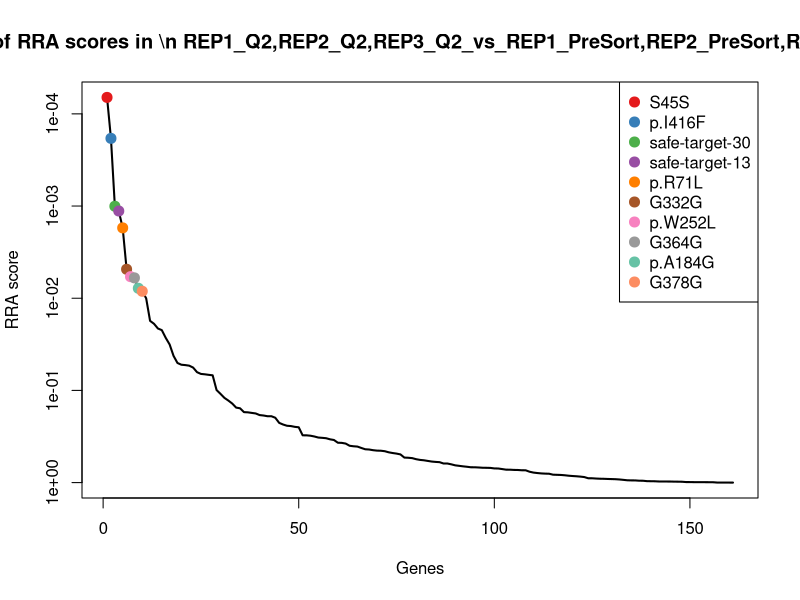
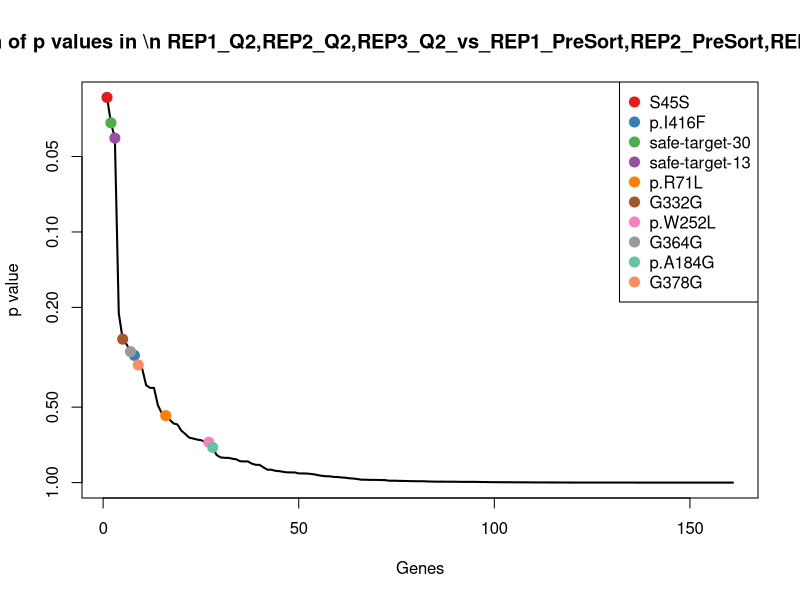
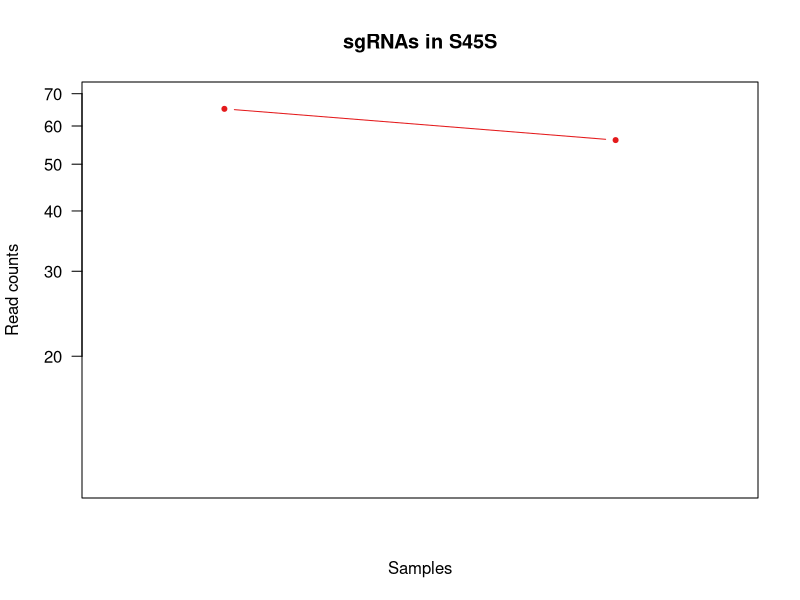

Generate these figures, in order, with R: (Note: this script raises an error after producing the figures.)
pdf(file='Q2_presort_PAIRED_controls.pdf',width=4.5,height=4.5);
gstable=read.table('Q2_presort_PAIRED_controls.gene_summary.txt',header=T)
# 
#
# parameters
# Do not modify the variables beginning with "__"

# gstablename='__GENE_SUMMARY_FILE__'
startindex=3
# outputfile='__OUTPUT_FILE__'
targetgenelist=c("S45S","p.I416F","safe-target-30","safe-target-13","p.R71L","G332G","p.W252L","G364G","p.A184G","G378G")
# samplelabel=sub('.\\w+.\\w+$','',colnames(gstable)[startindex]);
samplelabel='REP1_Q2,REP2_Q2,REP3_Q2_vs_REP1_PreSort,REP2_PreSort,REP3_PreSort neg.'


# You need to write some codes in front of this code:
# gstable=read.table(gstablename,header=T)
# pdf(file=outputfile,width=6,height=6)


# set up color using RColorBrewer
#library(RColorBrewer)
#colors <- brewer.pal(length(targetgenelist), "Set1")

colors=c( "#E41A1C", "#377EB8", "#4DAF4A", "#984EA3", "#FF7F00",  "#A65628", "#F781BF",
          "#999999", "#66C2A5", "#FC8D62", "#8DA0CB", "#E78AC3", "#A6D854", "#FFD92F", "#E5C494", "#B3B3B3", 
          "#8DD3C7", "#FFFFB3", "#BEBADA", "#FB8072", "#80B1D3", "#FDB462", "#B3DE69", "#FCCDE5",
          "#D9D9D9", "#BC80BD", "#CCEBC5", "#FFED6F")

######
# function definition

plotrankedvalues<-function(val, tglist, ...){
  
  plot(val,log='y',ylim=c(max(val),min(val)),type='l',lwd=2, ...)
  if(length(tglist)>0){
    for(i in 1:length(tglist)){
      targetgene=tglist[i];
      tx=which(names(val)==targetgene);ty=val[targetgene];
      points(tx,ty,col=colors[(i %% length(colors)) ],cex=2,pch=20)
      # text(tx+50,ty,targetgene,col=colors[i])
    }
    legend('topright',tglist,pch=20,pt.cex = 2,cex=1,col=colors)
  }
}



plotrandvalues<-function(val,targetgenelist, ...){
  # choose the one with the best distance distribution
  
  mindiffvalue=0;
  randval=val;
  for(i in 1:20){
    randval0=sample(val)
    vindex=sort(which(names(randval0) %in% targetgenelist))
    if(max(vindex)>0.9*length(val)){
      # print('pass...')
      next;
    }
    mindiffind=min(diff(vindex));
    if (mindiffind > mindiffvalue){
      mindiffvalue=mindiffind;
      randval=randval0;
      # print(paste('Diff: ',mindiffvalue))
    }
  }
  plot(randval,log='y',ylim=c(max(randval),min(randval)),pch=20,col='grey', ...)
  
  if(length(targetgenelist)>0){
    for(i in 1:length(targetgenelist)){
      targetgene=targetgenelist[i];
      tx=which(names(randval)==targetgene);ty=randval[targetgene];
      points(tx,ty,col=colors[(i %% length(colors)) ],cex=2,pch=20)
      text(tx+50,ty,targetgene,col=colors[i])
    }
  }
  
}




# set.seed(1235)



pvec=gstable[,startindex]
names(pvec)=gstable[,'id']
pvec=sort(pvec);

plotrankedvalues(pvec,targetgenelist,xlab='Genes',ylab='RRA score',main=paste('Distribution of RRA scores in \\n',samplelabel))

# plotrandvalues(pvec,targetgenelist,xlab='Genes',ylab='RRA score',main=paste('Distribution of RRA scores in \\n',samplelabel))


pvec=gstable[,startindex+1]
names(pvec)=gstable[,'id']
pvec=sort(pvec);

plotrankedvalues(pvec,targetgenelist,xlab='Genes',ylab='p value',main=paste('Distribution of p values in \\n',samplelabel))

# plotrandvalues(pvec,targetgenelist,xlab='Genes',ylab='p value',main=paste('Distribution of p values in \\n',samplelabel))



# you need to write after this code:
# dev.off()






# parameters
# Do not modify the variables beginning with "__"
targetmat=list(c(64.12233309281798,55.099888326160574),c(45.52134620636319,14.361991015328709),c(60.70478076511645,39.49215917628679),c(46.73322581340971,23.61423785406882),c(67.77622657391854,9.942916856766029),c(53.83254143321648,18.42967428226717))
targetgene="S45S"
collabel=c("REP1_PreSort","REP2_PreSort","REP3_PreSort","REP1_Q2","REP2_Q2","REP3_Q2")

# set up color using RColorBrewer
#library(RColorBrewer)
#colors <- brewer.pal(length(targetgenelist), "Set1")

colors=c( "#E41A1C", "#377EB8", "#4DAF4A", "#984EA3", "#FF7F00",  "#A65628", "#F781BF",
          "#999999", "#66C2A5", "#FC8D62", "#8DA0CB", "#E78AC3", "#A6D854", "#FFD92F", "#E5C494", "#B3B3B3", 
          "#8DD3C7", "#FFFFB3", "#BEBADA", "#FB8072", "#80B1D3", "#FDB462", "#B3DE69", "#FCCDE5",
          "#D9D9D9", "#BC80BD", "#CCEBC5", "#FFED6F")


## code

targetmatvec=unlist(targetmat)+1
yrange=range(targetmatvec[targetmatvec>0]);
# yrange[1]=1; # set the minimum value to 1
for(i in 1:length(targetmat)){
  vali=targetmat[[i]]+1;
  if(i==1){
    plot(1:length(vali),vali,type='b',las=1,pch=20,main=paste('sgRNAs in',targetgene),ylab='Read counts',xlab='Samples',xlim=c(0.7,length(vali)+0.3),ylim = yrange,col=colors[(i %% length(colors))],xaxt='n',log='y')
    axis(1,at=1:length(vali),labels=(collabel),las=2)
    # lines(0:100,rep(1,101),col='black');
  }else{
    lines(1:length(vali),vali,type='b',pch=20,col=colors[(i %% length(colors))])
  }
}




# parameters
# Do not modify the variables beginning with "__"
targetmat=list(c(42.38594899355765,8.746014020025488),c(30.34756413757546,74.01949215592488),c(30.92507699354989,30.71612380377862),c(78.2509827573372,120.69499347635173),c(85.98476505646381,98.32440002801962),c(59.55940754313312,71.96349005456705),c(5.434096024815083,0.0),c(0.0,2.20953707928134),c(3.4361196659499877,0.8776035372508176),c(18.475926484371282,15.742825236045878),c(19.220123953797792,18.78106517389139),c(21.762091217683256,7.898431835257359),c(7.607734434741116,18.366629442053522),c(14.162196597535216,12.152453936047369),c(22.907464439666583,9.653638909758994))
targetgene="p.I416F"
collabel=c("REP1_PreSort","REP2_PreSort","REP3_PreSort","REP1_Q2","REP2_Q2","REP3_Q2")

# set up color using RColorBrewer
#library(RColorBrewer)
#colors <- brewer.pal(length(targetgenelist), "Set1")

colors=c( "#E41A1C", "#377EB8", "#4DAF4A", "#984EA3", "#FF7F00",  "#A65628", "#F781BF",
          "#999999", "#66C2A5", "#FC8D62", "#8DA0CB", "#E78AC3", "#A6D854", "#FFD92F", "#E5C494", "#B3B3B3", 
          "#8DD3C7", "#FFFFB3", "#BEBADA", "#FB8072", "#80B1D3", "#FDB462", "#B3DE69", "#FCCDE5",
          "#D9D9D9", "#BC80BD", "#CCEBC5", "#FFED6F")


## code

targetmatvec=unlist(targetmat)+1
yrange=range(targetmatvec[targetmatvec>0]);
# yrange[1]=1; # set the minimum value to 1
for(i in 1:length(targetmat)){
  vali=targetmat[[i]]+1;
  if(i==1){
    plot(1:length(vali),vali,type='b',las=1,pch=20,main=paste('sgRNAs in',targetgene),ylab='Read counts',xlab='Samples',xlim=c(0.7,length(vali)+0.3),ylim = yrange,col=colors[(i %% length(colors))],xaxt='n',log='y')
    axis(1,at=1:length(vali),labels=(collabel),las=2)
    # lines(0:100,rep(1,101),col='black');
  }else{
    lines(1:length(vali),vali,type='b',pch=20,col=colors[(i %% length(colors))])
  }
}




# parameters
# Do not modify the variables beginning with "__"
targetmat=list(c(1.0868192049630165,14.868223834043329),c(12.139025655030185,0.0),c(0.0,4.388017686254088))
targetgene="safe-target-30"
collabel=c("REP1_PreSort","REP2_PreSort","REP3_PreSort","REP1_Q2","REP2_Q2","REP3_Q2")

# set up color using RColorBrewer
#library(RColorBrewer)
#colors <- brewer.pal(length(targetgenelist), "Set1")

colors=c( "#E41A1C", "#377EB8", "#4DAF4A", "#984EA3", "#FF7F00",  "#A65628", "#F781BF",
          "#999999", "#66C2A5", "#FC8D62", "#8DA0CB", "#E78AC3", "#A6D854", "#FFD92F", "#E5C494", "#B3B3B3", 
          "#8DD3C7", "#FFFFB3", "#BEBADA", "#FB8072", "#80B1D3", "#FDB462", "#B3DE69", "#FCCDE5",
          "#D9D9D9", "#BC80BD", "#CCEBC5", "#FFED6F")


## code

targetmatvec=unlist(targetmat)+1
yrange=range(targetmatvec[targetmatvec>0]);
# yrange[1]=1; # set the minimum value to 1
for(i in 1:length(targetmat)){
  vali=targetmat[[i]]+1;
  if(i==1){
    plot(1:length(vali),vali,type='b',las=1,pch=20,main=paste('sgRNAs in',targetgene),ylab='Read counts',xlab='Samples',xlim=c(0.7,length(vali)+0.3),ylim = yrange,col=colors[(i %% length(colors))],xaxt='n',log='y')
    axis(1,at=1:length(vali),labels=(collabel),las=2)
    # lines(0:100,rep(1,101),col='black');
  }else{
    lines(1:length(vali),vali,type='b',pch=20,col=colors[(i %% length(colors))])
  }
}




# parameters
# Do not modify the variables beginning with "__"
targetmat=list(c(79.3378019623002,45.479272904132536),c(60.69512827515092,17.67629663425072),c(62.99552720908311,37.73695210178516))
targetgene="safe-target-13"
collabel=c("REP1_PreSort","REP2_PreSort","REP3_PreSort","REP1_Q2","REP2_Q2","REP3_Q2")

# set up color using RColorBrewer
#library(RColorBrewer)
#colors <- brewer.pal(length(targetgenelist), "Set1")

colors=c( "#E41A1C", "#377EB8", "#4DAF4A", "#984EA3", "#FF7F00",  "#A65628", "#F781BF",
          "#999999", "#66C2A5", "#FC8D62", "#8DA0CB", "#E78AC3", "#A6D854", "#FFD92F", "#E5C494", "#B3B3B3", 
          "#8DD3C7", "#FFFFB3", "#BEBADA", "#FB8072", "#80B1D3", "#FDB462", "#B3DE69", "#FCCDE5",
          "#D9D9D9", "#BC80BD", "#CCEBC5", "#FFED6F")


## code

targetmatvec=unlist(targetmat)+1
yrange=range(targetmatvec[targetmatvec>0]);
# yrange[1]=1; # set the minimum value to 1
for(i in 1:length(targetmat)){
  vali=targetmat[[i]]+1;
  if(i==1){
    plot(1:length(vali),vali,type='b',las=1,pch=20,main=paste('sgRNAs in',targetgene),ylab='Read counts',xlab='Samples',xlim=c(0.7,length(vali)+0.3),ylim = yrange,col=colors[(i %% length(colors))],xaxt='n',log='y')
    axis(1,at=1:length(vali),labels=(collabel),las=2)
    # lines(0:100,rep(1,101),col='black');
  }else{
    lines(1:length(vali),vali,type='b',pch=20,col=colors[(i %% length(colors))])
  }
}




# parameters
# Do not modify the variables beginning with "__"
targetmat=list(c(46.73322581340971,65.59510515019116),c(78.9036667576962,38.66689888742344),c(51.541794989249816,56.16662638405233),c(1197.6747638692443,1005.7916123029311),c(1203.7867107904933,792.1190429223603),c(1170.5714328669626,813.5384790315079),c(113.02919731615373,131.19021030038232),c(119.36708560779682,110.47685396406699),c(125.99105441816621,74.5963006663195),c(1242.234351272728,838.7427445204443),c(1311.01477074326,859.5099238404412),c(1299.9986069510787,944.3014060818798),c(445.59587403483675,488.02758231742223),c(525.0128595800555,517.0316765518335),c(415.7704795799485,557.2782461542691))
targetgene="p.R71L"
collabel=c("REP1_PreSort","REP2_PreSort","REP3_PreSort","REP1_Q2","REP2_Q2","REP3_Q2")

# set up color using RColorBrewer
#library(RColorBrewer)
#colors <- brewer.pal(length(targetgenelist), "Set1")

colors=c( "#E41A1C", "#377EB8", "#4DAF4A", "#984EA3", "#FF7F00",  "#A65628", "#F781BF",
          "#999999", "#66C2A5", "#FC8D62", "#8DA0CB", "#E78AC3", "#A6D854", "#FFD92F", "#E5C494", "#B3B3B3", 
          "#8DD3C7", "#FFFFB3", "#BEBADA", "#FB8072", "#80B1D3", "#FDB462", "#B3DE69", "#FCCDE5",
          "#D9D9D9", "#BC80BD", "#CCEBC5", "#FFED6F")


## code

targetmatvec=unlist(targetmat)+1
yrange=range(targetmatvec[targetmatvec>0]);
# yrange[1]=1; # set the minimum value to 1
for(i in 1:length(targetmat)){
  vali=targetmat[[i]]+1;
  if(i==1){
    plot(1:length(vali),vali,type='b',las=1,pch=20,main=paste('sgRNAs in',targetgene),ylab='Read counts',xlab='Samples',xlim=c(0.7,length(vali)+0.3),ylim = yrange,col=colors[(i %% length(colors))],xaxt='n',log='y')
    axis(1,at=1:length(vali),labels=(collabel),las=2)
    # lines(0:100,rep(1,101),col='black');
  }else{
    lines(1:length(vali),vali,type='b',pch=20,col=colors[(i %% length(colors))])
  }
}




# parameters
# Do not modify the variables beginning with "__"
targetmat=list(c(53.25414104318781,19.241230844056073),c(34.393906022585526,12.152453936047369),c(40.088062769416524,43.88017686254088),c(161.93606153948946,182.7916930185327),c(166.91160275666505,184.49634611999187),c(131.71792052808286,147.43739425813737))
targetgene="G332G"
collabel=c("REP1_PreSort","REP2_PreSort","REP3_PreSort","REP1_Q2","REP2_Q2","REP3_Q2")

# set up color using RColorBrewer
#library(RColorBrewer)
#colors <- brewer.pal(length(targetgenelist), "Set1")

colors=c( "#E41A1C", "#377EB8", "#4DAF4A", "#984EA3", "#FF7F00",  "#A65628", "#F781BF",
          "#999999", "#66C2A5", "#FC8D62", "#8DA0CB", "#E78AC3", "#A6D854", "#FFD92F", "#E5C494", "#B3B3B3", 
          "#8DD3C7", "#FFFFB3", "#BEBADA", "#FB8072", "#80B1D3", "#FDB462", "#B3DE69", "#FCCDE5",
          "#D9D9D9", "#BC80BD", "#CCEBC5", "#FFED6F")


## code

targetmatvec=unlist(targetmat)+1
yrange=range(targetmatvec[targetmatvec>0]);
# yrange[1]=1; # set the minimum value to 1
for(i in 1:length(targetmat)){
  vali=targetmat[[i]]+1;
  if(i==1){
    plot(1:length(vali),vali,type='b',las=1,pch=20,main=paste('sgRNAs in',targetgene),ylab='Read counts',xlab='Samples',xlim=c(0.7,length(vali)+0.3),ylim = yrange,col=colors[(i %% length(colors))],xaxt='n',log='y')
    axis(1,at=1:length(vali),labels=(collabel),las=2)
    # lines(0:100,rep(1,101),col='black');
  }else{
    lines(1:length(vali),vali,type='b',pch=20,col=colors[(i %% length(colors))])
  }
}




# parameters
# Do not modify the variables beginning with "__"
targetmat=list(c(71.73006752755909,118.94579067234663),c(70.81098298767608,66.2861123784402),c(51.541794989249816,59.677040533055596),c(229.3188522471965,212.52814068661934),c(186.13172671046283,197.75356859567992),c(179.8235958513827,162.35665439140126),c(193.45381848341694,233.51857433468052),c(200.29392330799806,190.0201888181952),c(169.51523685353274,185.1743463599225),c(630.3551388785496,551.8734846636082),c(653.4842144291249,458.47894395087803),c(613.9200469830645,457.231442907676),c(11.955011254593181,6.99681121602039),c(8.092683770020123,0.0),c(33.21582343751655,7.898431835257359))
targetgene="p.W252L"
collabel=c("REP1_PreSort","REP2_PreSort","REP3_PreSort","REP1_Q2","REP2_Q2","REP3_Q2")

# set up color using RColorBrewer
#library(RColorBrewer)
#colors <- brewer.pal(length(targetgenelist), "Set1")

colors=c( "#E41A1C", "#377EB8", "#4DAF4A", "#984EA3", "#FF7F00",  "#A65628", "#F781BF",
          "#999999", "#66C2A5", "#FC8D62", "#8DA0CB", "#E78AC3", "#A6D854", "#FFD92F", "#E5C494", "#B3B3B3", 
          "#8DD3C7", "#FFFFB3", "#BEBADA", "#FB8072", "#80B1D3", "#FDB462", "#B3DE69", "#FCCDE5",
          "#D9D9D9", "#BC80BD", "#CCEBC5", "#FFED6F")


## code

targetmatvec=unlist(targetmat)+1
yrange=range(targetmatvec[targetmatvec>0]);
# yrange[1]=1; # set the minimum value to 1
for(i in 1:length(targetmat)){
  vali=targetmat[[i]]+1;
  if(i==1){
    plot(1:length(vali),vali,type='b',las=1,pch=20,main=paste('sgRNAs in',targetgene),ylab='Read counts',xlab='Samples',xlim=c(0.7,length(vali)+0.3),ylim = yrange,col=colors[(i %% length(colors))],xaxt='n',log='y')
    axis(1,at=1:length(vali),labels=(collabel),las=2)
    # lines(0:100,rep(1,101),col='black');
  }else{
    lines(1:length(vali),vali,type='b',pch=20,col=colors[(i %% length(colors))])
  }
}




# parameters
# Do not modify the variables beginning with "__"
targetmat=list(c(1.0868192049630165,6.99681121602039),c(3.0347564137575462,2.20953707928134),c(4.581492887933317,2.632810611752453),c(7.607734434741116,17.492028040050975),c(5.057927356262577,26.514444951376078),c(21.762091217683256,1.7552070745016353))
targetgene="G364G"
collabel=c("REP1_PreSort","REP2_PreSort","REP3_PreSort","REP1_Q2","REP2_Q2","REP3_Q2")

# set up color using RColorBrewer
#library(RColorBrewer)
#colors <- brewer.pal(length(targetgenelist), "Set1")

colors=c( "#E41A1C", "#377EB8", "#4DAF4A", "#984EA3", "#FF7F00",  "#A65628", "#F781BF",
          "#999999", "#66C2A5", "#FC8D62", "#8DA0CB", "#E78AC3", "#A6D854", "#FFD92F", "#E5C494", "#B3B3B3", 
          "#8DD3C7", "#FFFFB3", "#BEBADA", "#FB8072", "#80B1D3", "#FDB462", "#B3DE69", "#FCCDE5",
          "#D9D9D9", "#BC80BD", "#CCEBC5", "#FFED6F")


## code

targetmatvec=unlist(targetmat)+1
yrange=range(targetmatvec[targetmatvec>0]);
# yrange[1]=1; # set the minimum value to 1
for(i in 1:length(targetmat)){
  vali=targetmat[[i]]+1;
  if(i==1){
    plot(1:length(vali),vali,type='b',las=1,pch=20,main=paste('sgRNAs in',targetgene),ylab='Read counts',xlab='Samples',xlim=c(0.7,length(vali)+0.3),ylim = yrange,col=colors[(i %% length(colors))],xaxt='n',log='y')
    axis(1,at=1:length(vali),labels=(collabel),las=2)
    # lines(0:100,rep(1,101),col='black');
  }else{
    lines(1:length(vali),vali,type='b',pch=20,col=colors[(i %% length(colors))])
  }
}




# parameters
# Do not modify the variables beginning with "__"
targetmat=list(c(146.72059267000722,104.95216824030585),c(152.74940615912982,82.85764047305024),c(153.48001174576612,64.06505821930969),c(77.16416355237418,108.45057384831605),c(76.88049581519117,64.07657529915886),c(73.30388620693307,76.35150774082113),c(44.559587403483675,62.096699542180964),c(56.64878639014086,58.55273260095551),c(64.14090043106644,65.82026529381132),c(274.9652588556432,188.039301430548),c(220.52563273304835,107.16254834514498),c(197.00419418113262,103.55721739559648),c(42.38594899355765,49.85227991414528),c(30.34756413757546,40.87643596670479),c(42.378809213383185,38.61455563903598))
targetgene="p.A184G"
collabel=c("REP1_PreSort","REP2_PreSort","REP3_PreSort","REP1_Q2","REP2_Q2","REP3_Q2")

# set up color using RColorBrewer
#library(RColorBrewer)
#colors <- brewer.pal(length(targetgenelist), "Set1")

colors=c( "#E41A1C", "#377EB8", "#4DAF4A", "#984EA3", "#FF7F00",  "#A65628", "#F781BF",
          "#999999", "#66C2A5", "#FC8D62", "#8DA0CB", "#E78AC3", "#A6D854", "#FFD92F", "#E5C494", "#B3B3B3", 
          "#8DD3C7", "#FFFFB3", "#BEBADA", "#FB8072", "#80B1D3", "#FDB462", "#B3DE69", "#FCCDE5",
          "#D9D9D9", "#BC80BD", "#CCEBC5", "#FFED6F")


## code

targetmatvec=unlist(targetmat)+1
yrange=range(targetmatvec[targetmatvec>0]);
# yrange[1]=1; # set the minimum value to 1
for(i in 1:length(targetmat)){
  vali=targetmat[[i]]+1;
  if(i==1){
    plot(1:length(vali),vali,type='b',las=1,pch=20,main=paste('sgRNAs in',targetgene),ylab='Read counts',xlab='Samples',xlim=c(0.7,length(vali)+0.3),ylim = yrange,col=colors[(i %% length(colors))],xaxt='n',log='y')
    axis(1,at=1:length(vali),labels=(collabel),las=2)
    # lines(0:100,rep(1,101),col='black');
  }else{
    lines(1:length(vali),vali,type='b',pch=20,col=colors[(i %% length(colors))])
  }
}




# parameters
# Do not modify the variables beginning with "__"
targetmat=list(c(9.78137284466715,6.99681121602039),c(3.0347564137575462,7.733379777484689),c(8.017612553883305,2.632810611752453),c(67.38279070770703,49.85227991414528),c(41.47500432135313,23.200139332454068),c(72.15851298494974,29.838520266527798))
targetgene="G378G"
collabel=c("REP1_PreSort","REP2_PreSort","REP3_PreSort","REP1_Q2","REP2_Q2","REP3_Q2")

# set up color using RColorBrewer
#library(RColorBrewer)
#colors <- brewer.pal(length(targetgenelist), "Set1")

colors=c( "#E41A1C", "#377EB8", "#4DAF4A", "#984EA3", "#FF7F00",  "#A65628", "#F781BF",
          "#999999", "#66C2A5", "#FC8D62", "#8DA0CB", "#E78AC3", "#A6D854", "#FFD92F", "#E5C494", "#B3B3B3", 
          "#8DD3C7", "#FFFFB3", "#BEBADA", "#FB8072", "#80B1D3", "#FDB462", "#B3DE69", "#FCCDE5",
          "#D9D9D9", "#BC80BD", "#CCEBC5", "#FFED6F")


## code

targetmatvec=unlist(targetmat)+1
yrange=range(targetmatvec[targetmatvec>0]);
# yrange[1]=1; # set the minimum value to 1
for(i in 1:length(targetmat)){
  vali=targetmat[[i]]+1;
  if(i==1){
    plot(1:length(vali),vali,type='b',las=1,pch=20,main=paste('sgRNAs in',targetgene),ylab='Read counts',xlab='Samples',xlim=c(0.7,length(vali)+0.3),ylim = yrange,col=colors[(i %% length(colors))],xaxt='n',log='y')
    axis(1,at=1:length(vali),labels=(collabel),las=2)
    # lines(0:100,rep(1,101),col='black');
  }else{
    lines(1:length(vali),vali,type='b',pch=20,col=colors[(i %% length(colors))])
  }
}



# 
#
# parameters
# Do not modify the variables beginning with "__"

# gstablename='__GENE_SUMMARY_FILE__'
startindex=9
# outputfile='__OUTPUT_FILE__'
targetgenelist=c("safe-target-15","safe-target-10","p.Arg34Gly","p.M550K","safe-target-26","p.Gly31Glu","G364G","p.A510V","safe-target-30","p.H210P")
# samplelabel=sub('.\\w+.\\w+$','',colnames(gstable)[startindex]);
samplelabel='REP1_Q2,REP2_Q2,REP3_Q2_vs_REP1_PreSort,REP2_PreSort,REP3_PreSort pos.'


# You need to write some codes in front of this code:
# gstable=read.table(gstablename,header=T)
# pdf(file=outputfile,width=6,height=6)


# set up color using RColorBrewer
#library(RColorBrewer)
#colors <- brewer.pal(length(targetgenelist), "Set1")

colors=c( "#E41A1C", "#377EB8", "#4DAF4A", "#984EA3", "#FF7F00",  "#A65628", "#F781BF",
          "#999999", "#66C2A5", "#FC8D62", "#8DA0CB", "#E78AC3", "#A6D854", "#FFD92F", "#E5C494", "#B3B3B3", 
          "#8DD3C7", "#FFFFB3", "#BEBADA", "#FB8072", "#80B1D3", "#FDB462", "#B3DE69", "#FCCDE5",
          "#D9D9D9", "#BC80BD", "#CCEBC5", "#FFED6F")

######
# function definition

plotrankedvalues<-function(val, tglist, ...){
  
  plot(val,log='y',ylim=c(max(val),min(val)),type='l',lwd=2, ...)
  if(length(tglist)>0){
    for(i in 1:length(tglist)){
      targetgene=tglist[i];
      tx=which(names(val)==targetgene);ty=val[targetgene];
      points(tx,ty,col=colors[(i %% length(colors)) ],cex=2,pch=20)
      # text(tx+50,ty,targetgene,col=colors[i])
    }
    legend('topright',tglist,pch=20,pt.cex = 2,cex=1,col=colors)
  }
}



plotrandvalues<-function(val,targetgenelist, ...){
  # choose the one with the best distance distribution
  
  mindiffvalue=0;
  randval=val;
  for(i in 1:20){
    randval0=sample(val)
    vindex=sort(which(names(randval0) %in% targetgenelist))
    if(max(vindex)>0.9*length(val)){
      # print('pass...')
      next;
    }
    mindiffind=min(diff(vindex));
    if (mindiffind > mindiffvalue){
      mindiffvalue=mindiffind;
      randval=randval0;
      # print(paste('Diff: ',mindiffvalue))
    }
  }
  plot(randval,log='y',ylim=c(max(randval),min(randval)),pch=20,col='grey', ...)
  
  if(length(targetgenelist)>0){
    for(i in 1:length(targetgenelist)){
      targetgene=targetgenelist[i];
      tx=which(names(randval)==targetgene);ty=randval[targetgene];
      points(tx,ty,col=colors[(i %% length(colors)) ],cex=2,pch=20)
      text(tx+50,ty,targetgene,col=colors[i])
    }
  }
  
}




# set.seed(1235)



pvec=gstable[,startindex]
names(pvec)=gstable[,'id']
pvec=sort(pvec);

plotrankedvalues(pvec,targetgenelist,xlab='Genes',ylab='RRA score',main=paste('Distribution of RRA scores in \\n',samplelabel))

# plotrandvalues(pvec,targetgenelist,xlab='Genes',ylab='RRA score',main=paste('Distribution of RRA scores in \\n',samplelabel))


pvec=gstable[,startindex+1]
names(pvec)=gstable[,'id']
pvec=sort(pvec);

plotrankedvalues(pvec,targetgenelist,xlab='Genes',ylab='p value',main=paste('Distribution of p values in \\n',samplelabel))

# plotrandvalues(pvec,targetgenelist,xlab='Genes',ylab='p value',main=paste('Distribution of p values in \\n',samplelabel))



# you need to write after this code:
# dev.off()






# parameters
# Do not modify the variables beginning with "__"
targetmat=list(c(308.6566542094967,1900.5088465515385),c(468.3640731899146,1338.979470044492),c(230.22001761864917,1699.9180516548338))
targetgene="safe-target-15"
collabel=c("REP1_PreSort","REP2_PreSort","REP3_PreSort","REP1_Q2","REP2_Q2","REP3_Q2")

# set up color using RColorBrewer
#library(RColorBrewer)
#colors <- brewer.pal(length(targetgenelist), "Set1")

colors=c( "#E41A1C", "#377EB8", "#4DAF4A", "#984EA3", "#FF7F00",  "#A65628", "#F781BF",
          "#999999", "#66C2A5", "#FC8D62", "#8DA0CB", "#E78AC3", "#A6D854", "#FFD92F", "#E5C494", "#B3B3B3", 
          "#8DD3C7", "#FFFFB3", "#BEBADA", "#FB8072", "#80B1D3", "#FDB462", "#B3DE69", "#FCCDE5",
          "#D9D9D9", "#BC80BD", "#CCEBC5", "#FFED6F")


## code

targetmatvec=unlist(targetmat)+1
yrange=range(targetmatvec[targetmatvec>0]);
# yrange[1]=1; # set the minimum value to 1
for(i in 1:length(targetmat)){
  vali=targetmat[[i]]+1;
  if(i==1){
    plot(1:length(vali),vali,type='b',las=1,pch=20,main=paste('sgRNAs in',targetgene),ylab='Read counts',xlab='Samples',xlim=c(0.7,length(vali)+0.3),ylim = yrange,col=colors[(i %% length(colors))],xaxt='n',log='y')
    axis(1,at=1:length(vali),labels=(collabel),las=2)
    # lines(0:100,rep(1,101),col='black');
  }else{
    lines(1:length(vali),vali,type='b',pch=20,col=colors[(i %% length(colors))])
  }
}




# parameters
# Do not modify the variables beginning with "__"
targetmat=list(c(439.07495880505866,2134.027420886219),c(711.1445862905183,1316.8840992516784),c(435.2418243536651,1532.2957760399277))
targetgene="safe-target-10"
collabel=c("REP1_PreSort","REP2_PreSort","REP3_PreSort","REP1_Q2","REP2_Q2","REP3_Q2")

# set up color using RColorBrewer
#library(RColorBrewer)
#colors <- brewer.pal(length(targetgenelist), "Set1")

colors=c( "#E41A1C", "#377EB8", "#4DAF4A", "#984EA3", "#FF7F00",  "#A65628", "#F781BF",
          "#999999", "#66C2A5", "#FC8D62", "#8DA0CB", "#E78AC3", "#A6D854", "#FFD92F", "#E5C494", "#B3B3B3", 
          "#8DD3C7", "#FFFFB3", "#BEBADA", "#FB8072", "#80B1D3", "#FDB462", "#B3DE69", "#FCCDE5",
          "#D9D9D9", "#BC80BD", "#CCEBC5", "#FFED6F")


## code

targetmatvec=unlist(targetmat)+1
yrange=range(targetmatvec[targetmatvec>0]);
# yrange[1]=1; # set the minimum value to 1
for(i in 1:length(targetmat)){
  vali=targetmat[[i]]+1;
  if(i==1){
    plot(1:length(vali),vali,type='b',las=1,pch=20,main=paste('sgRNAs in',targetgene),ylab='Read counts',xlab='Samples',xlim=c(0.7,length(vali)+0.3),ylim = yrange,col=colors[(i %% length(colors))],xaxt='n',log='y')
    axis(1,at=1:length(vali),labels=(collabel),las=2)
    # lines(0:100,rep(1,101),col='black');
  }else{
    lines(1:length(vali),vali,type='b',pch=20,col=colors[(i %% length(colors))])
  }
}




# parameters
# Do not modify the variables beginning with "__"
targetmat=list(c(975.9636460567889,1340.7639492699072),c(1205.8098817329983,1248.388449793957),c(798.3251357223805,1623.5665439140125),c(1582.4087624261522,2389.4110302709632),c(2145.572784526585,2252.623052327326),c(1420.2627952593282,2751.2870892813135),c(1253.102543322358,1803.4280909292556),c(1770.274574691902,1871.4779061512947),c(1202.6418830824957,2331.7925984754224),c(1580.235124016226,1959.1071404857094),c(2034.2983826888085,2202.9084680434958),c(1554.2714622313779,2679.3235992267464),c(1237.8870744528758,1687.1061044629166),c(1593.2471172227117,1517.9519734662804),c(1188.8974044186957,2123.8005601469786))
targetgene="p.Arg34Gly"
collabel=c("REP1_PreSort","REP2_PreSort","REP3_PreSort","REP1_Q2","REP2_Q2","REP3_Q2")

# set up color using RColorBrewer
#library(RColorBrewer)
#colors <- brewer.pal(length(targetgenelist), "Set1")

colors=c( "#E41A1C", "#377EB8", "#4DAF4A", "#984EA3", "#FF7F00",  "#A65628", "#F781BF",
          "#999999", "#66C2A5", "#FC8D62", "#8DA0CB", "#E78AC3", "#A6D854", "#FFD92F", "#E5C494", "#B3B3B3", 
          "#8DD3C7", "#FFFFB3", "#BEBADA", "#FB8072", "#80B1D3", "#FDB462", "#B3DE69", "#FCCDE5",
          "#D9D9D9", "#BC80BD", "#CCEBC5", "#FFED6F")


## code

targetmatvec=unlist(targetmat)+1
yrange=range(targetmatvec[targetmatvec>0]);
# yrange[1]=1; # set the minimum value to 1
for(i in 1:length(targetmat)){
  vali=targetmat[[i]]+1;
  if(i==1){
    plot(1:length(vali),vali,type='b',las=1,pch=20,main=paste('sgRNAs in',targetgene),ylab='Read counts',xlab='Samples',xlim=c(0.7,length(vali)+0.3),ylim = yrange,col=colors[(i %% length(colors))],xaxt='n',log='y')
    axis(1,at=1:length(vali),labels=(collabel),las=2)
    # lines(0:100,rep(1,101),col='black');
  }else{
    lines(1:length(vali),vali,type='b',pch=20,col=colors[(i %% length(colors))])
  }
}




# parameters
# Do not modify the variables beginning with "__"
targetmat=list(c(172.80425358911964,172.2964761945021),c(169.9463591704226,366.7831551607024),c(213.03941928889924,191.31757112067825),c(84.7718979871153,94.45695141627527),c(47.54451714886822,125.94361351903638),c(69.86776654098308,69.3306794428146),c(86.94553639704132,97.95535702428546),c(39.4518333788481,118.21023374155168),c(71.01313976296642,46.51298747429333),c(180.41198802386074,153.92984675244858),c(101.15854712525154,332.53533043184166),c(219.91165862079922,150.94780840714063),c(159.76242312956344,147.80763693843073),c(118.35550013654431,315.9638023372316),c(192.4227012931993,130.76292705037181))
targetgene="p.M550K"
collabel=c("REP1_PreSort","REP2_PreSort","REP3_PreSort","REP1_Q2","REP2_Q2","REP3_Q2")

# set up color using RColorBrewer
#library(RColorBrewer)
#colors <- brewer.pal(length(targetgenelist), "Set1")

colors=c( "#E41A1C", "#377EB8", "#4DAF4A", "#984EA3", "#FF7F00",  "#A65628", "#F781BF",
          "#999999", "#66C2A5", "#FC8D62", "#8DA0CB", "#E78AC3", "#A6D854", "#FFD92F", "#E5C494", "#B3B3B3", 
          "#8DD3C7", "#FFFFB3", "#BEBADA", "#FB8072", "#80B1D3", "#FDB462", "#B3DE69", "#FCCDE5",
          "#D9D9D9", "#BC80BD", "#CCEBC5", "#FFED6F")


## code

targetmatvec=unlist(targetmat)+1
yrange=range(targetmatvec[targetmatvec>0]);
# yrange[1]=1; # set the minimum value to 1
for(i in 1:length(targetmat)){
  vali=targetmat[[i]]+1;
  if(i==1){
    plot(1:length(vali),vali,type='b',las=1,pch=20,main=paste('sgRNAs in',targetgene),ylab='Read counts',xlab='Samples',xlim=c(0.7,length(vali)+0.3),ylim = yrange,col=colors[(i %% length(colors))],xaxt='n',log='y')
    axis(1,at=1:length(vali),labels=(collabel),las=2)
    # lines(0:100,rep(1,101),col='black');
  }else{
    lines(1:length(vali),vali,type='b',pch=20,col=colors[(i %% length(colors))])
  }
}




# parameters
# Do not modify the variables beginning with "__"
targetmat=list(c(277.1388972655692,721.5461566521027),c(326.74210721456245,549.069964201413),c(247.40061594839912,631.8745468205886))
targetgene="safe-target-26"
collabel=c("REP1_PreSort","REP2_PreSort","REP3_PreSort","REP1_Q2","REP2_Q2","REP3_Q2")

# set up color using RColorBrewer
#library(RColorBrewer)
#colors <- brewer.pal(length(targetgenelist), "Set1")

colors=c( "#E41A1C", "#377EB8", "#4DAF4A", "#984EA3", "#FF7F00",  "#A65628", "#F781BF",
          "#999999", "#66C2A5", "#FC8D62", "#8DA0CB", "#E78AC3", "#A6D854", "#FFD92F", "#E5C494", "#B3B3B3", 
          "#8DD3C7", "#FFFFB3", "#BEBADA", "#FB8072", "#80B1D3", "#FDB462", "#B3DE69", "#FCCDE5",
          "#D9D9D9", "#BC80BD", "#CCEBC5", "#FFED6F")


## code

targetmatvec=unlist(targetmat)+1
yrange=range(targetmatvec[targetmatvec>0]);
# yrange[1]=1; # set the minimum value to 1
for(i in 1:length(targetmat)){
  vali=targetmat[[i]]+1;
  if(i==1){
    plot(1:length(vali),vali,type='b',las=1,pch=20,main=paste('sgRNAs in',targetgene),ylab='Read counts',xlab='Samples',xlim=c(0.7,length(vali)+0.3),ylim = yrange,col=colors[(i %% length(colors))],xaxt='n',log='y')
    axis(1,at=1:length(vali),labels=(collabel),las=2)
    # lines(0:100,rep(1,101),col='black');
  }else{
    lines(1:length(vali),vali,type='b',pch=20,col=colors[(i %% length(colors))])
  }
}




# parameters
# Do not modify the variables beginning with "__"
targetmat=list(c(1826.943083542831,2656.1644578817404),c(2427.805131006037,2549.805789490666),c(1907.0464146022432,3665.7499750966654),c(2161.68339867144,2634.299422831677),c(2904.2618879659717,2874.607740145023),c(2208.2795719838587,4074.713223455546),c(1959.535026548319,2462.002946637175),c(2639.226494497813,2269.194580421936),c(1797.0905852918436,3460.390747379974),c(2197.5484324352196,2329.0635335327875),c(2597.7514901764594,2180.8130972506824),c(2088.0153836756094,2553.8262933998794),c(1355.2635485888816,2324.6905265227747),c(1792.5294550594574,2002.9453623685345),c(1343.5227893864453,2559.091914623384))
targetgene="p.Gly31Glu"
collabel=c("REP1_PreSort","REP2_PreSort","REP3_PreSort","REP1_Q2","REP2_Q2","REP3_Q2")

# set up color using RColorBrewer
#library(RColorBrewer)
#colors <- brewer.pal(length(targetgenelist), "Set1")

colors=c( "#E41A1C", "#377EB8", "#4DAF4A", "#984EA3", "#FF7F00",  "#A65628", "#F781BF",
          "#999999", "#66C2A5", "#FC8D62", "#8DA0CB", "#E78AC3", "#A6D854", "#FFD92F", "#E5C494", "#B3B3B3", 
          "#8DD3C7", "#FFFFB3", "#BEBADA", "#FB8072", "#80B1D3", "#FDB462", "#B3DE69", "#FCCDE5",
          "#D9D9D9", "#BC80BD", "#CCEBC5", "#FFED6F")


## code

targetmatvec=unlist(targetmat)+1
yrange=range(targetmatvec[targetmatvec>0]);
# yrange[1]=1; # set the minimum value to 1
for(i in 1:length(targetmat)){
  vali=targetmat[[i]]+1;
  if(i==1){
    plot(1:length(vali),vali,type='b',las=1,pch=20,main=paste('sgRNAs in',targetgene),ylab='Read counts',xlab='Samples',xlim=c(0.7,length(vali)+0.3),ylim = yrange,col=colors[(i %% length(colors))],xaxt='n',log='y')
    axis(1,at=1:length(vali),labels=(collabel),las=2)
    # lines(0:100,rep(1,101),col='black');
  }else{
    lines(1:length(vali),vali,type='b',pch=20,col=colors[(i %% length(colors))])
  }
}




# parameters
# Do not modify the variables beginning with "__"
targetmat=list(c(1.0868192049630165,6.99681121602039),c(3.0347564137575462,2.20953707928134),c(4.581492887933317,2.632810611752453),c(7.607734434741116,17.492028040050975),c(5.057927356262577,26.514444951376078),c(21.762091217683256,1.7552070745016353))
targetgene="G364G"
collabel=c("REP1_PreSort","REP2_PreSort","REP3_PreSort","REP1_Q2","REP2_Q2","REP3_Q2")

# set up color using RColorBrewer
#library(RColorBrewer)
#colors <- brewer.pal(length(targetgenelist), "Set1")

colors=c( "#E41A1C", "#377EB8", "#4DAF4A", "#984EA3", "#FF7F00",  "#A65628", "#F781BF",
          "#999999", "#66C2A5", "#FC8D62", "#8DA0CB", "#E78AC3", "#A6D854", "#FFD92F", "#E5C494", "#B3B3B3", 
          "#8DD3C7", "#FFFFB3", "#BEBADA", "#FB8072", "#80B1D3", "#FDB462", "#B3DE69", "#FCCDE5",
          "#D9D9D9", "#BC80BD", "#CCEBC5", "#FFED6F")


## code

targetmatvec=unlist(targetmat)+1
yrange=range(targetmatvec[targetmatvec>0]);
# yrange[1]=1; # set the minimum value to 1
for(i in 1:length(targetmat)){
  vali=targetmat[[i]]+1;
  if(i==1){
    plot(1:length(vali),vali,type='b',las=1,pch=20,main=paste('sgRNAs in',targetgene),ylab='Read counts',xlab='Samples',xlim=c(0.7,length(vali)+0.3),ylim = yrange,col=colors[(i %% length(colors))],xaxt='n',log='y')
    axis(1,at=1:length(vali),labels=(collabel),las=2)
    # lines(0:100,rep(1,101),col='black');
  }else{
    lines(1:length(vali),vali,type='b',pch=20,col=colors[(i %% length(colors))])
  }
}




# parameters
# Do not modify the variables beginning with "__"
targetmat=list(c(78.2509827573372,100.57916123029311),c(66.76464110266602,119.31500228119235),c(59.55940754313312,94.7811820230883),c(118.4632933409688,86.58553879825233),c(123.41342749280687,140.30560453436507),c(100.79284353453298,104.4348209328473),c(98.90054765163451,99.70455982829056),c(61.70671374640344,157.9819011686158),c(69.86776654098308,96.53638909758995),c(45.646406608446696,32.3602518740943),c(16.185367540040247,47.5050472045488),c(28.634330549583233,26.32810611752453),c(21.73638409926033,44.60467150212999),c(16.185367540040247,28.723982030657417),c(20.616717995699926,36.85934856453434))
targetgene="p.A510V"
collabel=c("REP1_PreSort","REP2_PreSort","REP3_PreSort","REP1_Q2","REP2_Q2","REP3_Q2")

# set up color using RColorBrewer
#library(RColorBrewer)
#colors <- brewer.pal(length(targetgenelist), "Set1")

colors=c( "#E41A1C", "#377EB8", "#4DAF4A", "#984EA3", "#FF7F00",  "#A65628", "#F781BF",
          "#999999", "#66C2A5", "#FC8D62", "#8DA0CB", "#E78AC3", "#A6D854", "#FFD92F", "#E5C494", "#B3B3B3", 
          "#8DD3C7", "#FFFFB3", "#BEBADA", "#FB8072", "#80B1D3", "#FDB462", "#B3DE69", "#FCCDE5",
          "#D9D9D9", "#BC80BD", "#CCEBC5", "#FFED6F")


## code

targetmatvec=unlist(targetmat)+1
yrange=range(targetmatvec[targetmatvec>0]);
# yrange[1]=1; # set the minimum value to 1
for(i in 1:length(targetmat)){
  vali=targetmat[[i]]+1;
  if(i==1){
    plot(1:length(vali),vali,type='b',las=1,pch=20,main=paste('sgRNAs in',targetgene),ylab='Read counts',xlab='Samples',xlim=c(0.7,length(vali)+0.3),ylim = yrange,col=colors[(i %% length(colors))],xaxt='n',log='y')
    axis(1,at=1:length(vali),labels=(collabel),las=2)
    # lines(0:100,rep(1,101),col='black');
  }else{
    lines(1:length(vali),vali,type='b',pch=20,col=colors[(i %% length(colors))])
  }
}




# parameters
# Do not modify the variables beginning with "__"
targetmat=list(c(1.0868192049630165,14.868223834043329),c(12.139025655030185,0.0),c(0.0,4.388017686254088))
targetgene="safe-target-30"
collabel=c("REP1_PreSort","REP2_PreSort","REP3_PreSort","REP1_Q2","REP2_Q2","REP3_Q2")

# set up color using RColorBrewer
#library(RColorBrewer)
#colors <- brewer.pal(length(targetgenelist), "Set1")

colors=c( "#E41A1C", "#377EB8", "#4DAF4A", "#984EA3", "#FF7F00",  "#A65628", "#F781BF",
          "#999999", "#66C2A5", "#FC8D62", "#8DA0CB", "#E78AC3", "#A6D854", "#FFD92F", "#E5C494", "#B3B3B3", 
          "#8DD3C7", "#FFFFB3", "#BEBADA", "#FB8072", "#80B1D3", "#FDB462", "#B3DE69", "#FCCDE5",
          "#D9D9D9", "#BC80BD", "#CCEBC5", "#FFED6F")


## code

targetmatvec=unlist(targetmat)+1
yrange=range(targetmatvec[targetmatvec>0]);
# yrange[1]=1; # set the minimum value to 1
for(i in 1:length(targetmat)){
  vali=targetmat[[i]]+1;
  if(i==1){
    plot(1:length(vali),vali,type='b',las=1,pch=20,main=paste('sgRNAs in',targetgene),ylab='Read counts',xlab='Samples',xlim=c(0.7,length(vali)+0.3),ylim = yrange,col=colors[(i %% length(colors))],xaxt='n',log='y')
    axis(1,at=1:length(vali),labels=(collabel),las=2)
    # lines(0:100,rep(1,101),col='black');
  }else{
    lines(1:length(vali),vali,type='b',pch=20,col=colors[(i %% length(colors))])
  }
}




# parameters
# Do not modify the variables beginning with "__"
targetmat=list(c(10.868192049630165,26.238042060076463),c(17.196953011292763,4.41907415856268),c(5.726866109916646,12.286449521511447),c(11.955011254593181,16.61742663804843),c(13.150611126282701,11.047685396406699),c(11.453732219833292,11.40884598426063),c(16.302288074445247,34.98405608010195),c(22.254880367555337,15.466759554969379),c(13.744478663799951,12.286449521511447),c(6.520915229778099,6.99681121602039),c(1.0115854712525154,1.10476853964067),c(0.0,2.632810611752453),c(13.041830459556198,38.482461688112146),c(18.20853848254528,13.257222475688039),c(9.162985775866634,18.42967428226717))
targetgene="p.H210P"
collabel=c("REP1_PreSort","REP2_PreSort","REP3_PreSort","REP1_Q2","REP2_Q2","REP3_Q2")

# set up color using RColorBrewer
#library(RColorBrewer)
#colors <- brewer.pal(length(targetgenelist), "Set1")

colors=c( "#E41A1C", "#377EB8", "#4DAF4A", "#984EA3", "#FF7F00",  "#A65628", "#F781BF",
          "#999999", "#66C2A5", "#FC8D62", "#8DA0CB", "#E78AC3", "#A6D854", "#FFD92F", "#E5C494", "#B3B3B3", 
          "#8DD3C7", "#FFFFB3", "#BEBADA", "#FB8072", "#80B1D3", "#FDB462", "#B3DE69", "#FCCDE5",
          "#D9D9D9", "#BC80BD", "#CCEBC5", "#FFED6F")


## code

targetmatvec=unlist(targetmat)+1
yrange=range(targetmatvec[targetmatvec>0]);
# yrange[1]=1; # set the minimum value to 1
for(i in 1:length(targetmat)){
  vali=targetmat[[i]]+1;
  if(i==1){
    plot(1:length(vali),vali,type='b',las=1,pch=20,main=paste('sgRNAs in',targetgene),ylab='Read counts',xlab='Samples',xlim=c(0.7,length(vali)+0.3),ylim = yrange,col=colors[(i %% length(colors))],xaxt='n',log='y')
    axis(1,at=1:length(vali),labels=(collabel),las=2)
    # lines(0:100,rep(1,101),col='black');
  }else{
    lines(1:length(vali),vali,type='b',pch=20,col=colors[(i %% length(colors))])
  }
}



dev.off()
Sweave("Q2_presort_PAIRED_controls_summary.Rnw");
library(tools);

texi2dvi("Q2_presort_PAIRED_controls_summary.tex",pdf=TRUE);

